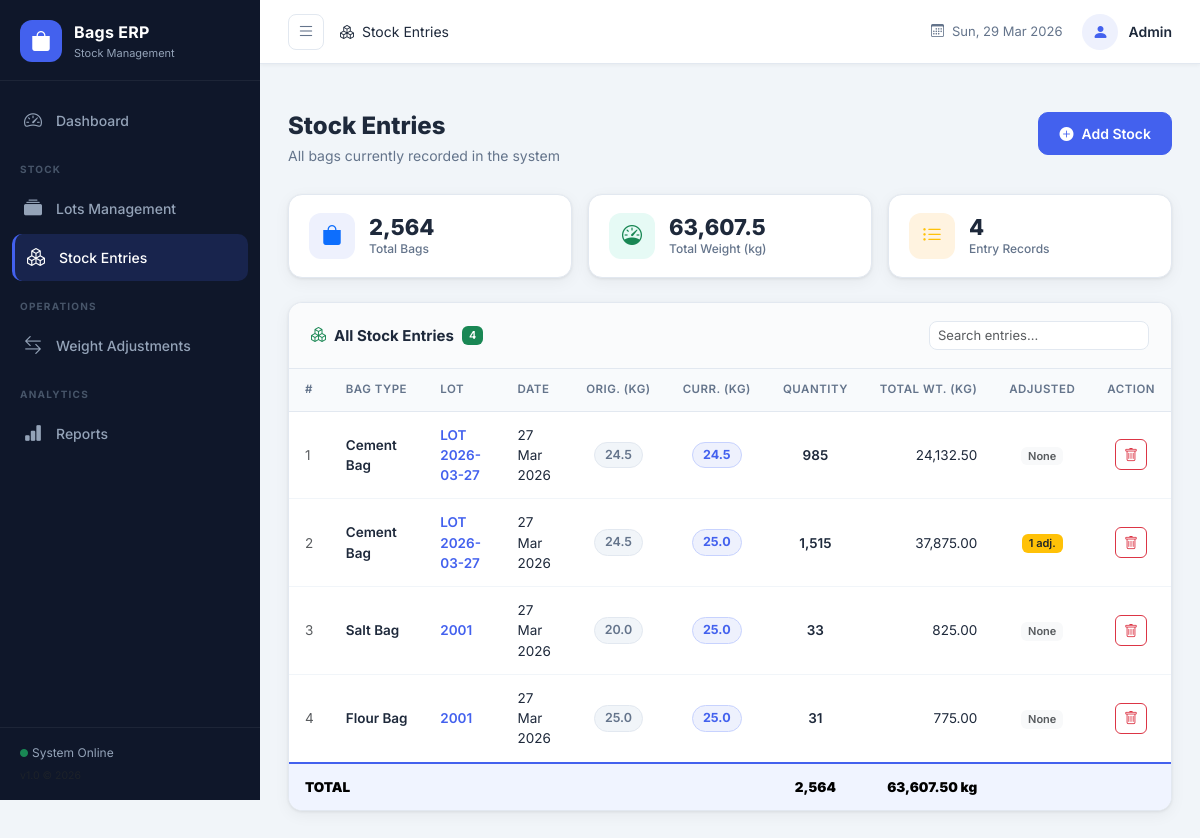
The app's page /stock with its own data.
### models.py (models this page shows, shortened)
class StockEntry(db.Model):
    __tablename__ = 'stock_entries'
    id = db.Column(db.Integer, primary_key=True)
    lot_id = db.Column(db.Integer, db.ForeignKey('lots.id'), nullable=False)
    bag_type = db.Column(db.String(100), nullable=False)
    original_weight = db.Column(db.Float, nullable=False)   # per bag weight when received
    current_weight = db.Column(db.Float, nullable=False)    # per bag weight after adjustment
    quantity = db.Column(db.Integer, nullable=False)
    date_entry = db.Column(db.Date, nullable=False, default=datetime.utcnow)
    notes = db.Column(db.Text)
    created_at = db.Column(db.DateTime, default=datetime.utcnow)
    adjustments = db.relationship('WeightAdjustment', backref='entry', lazy=True, cascade='all, delete-orphan')
    @property
    def total_weight(self):
        return self.current_weight * self.quantity

class Lot(db.Model):
    __tablename__ = 'lots'
    id = db.Column(db.Integer, primary_key=True)
    lot_number = db.Column(db.String(50), unique=True, nullable=False)
    supplier = db.Column(db.String(100))
    date_received = db.Column(db.Date, nullable=False, default=datetime.utcnow)
    notes = db.Column(db.Text)
    created_at = db.Column(db.DateTime, default=datetime.utcnow)
    entries = db.relationship('StockEntry', backref='lot', lazy=True, cascade='all, delete-orphan')

### app.py (the view)
@app.route('/stock')
def stock_list():
    entries = StockEntry.query.order_by(StockEntry.created_at.desc()).all()
    return render_template('stock_list.html', entries=entries)

### templates/stock_list.html (shortened to what this page needs)
{% extends 'base.html' %}
{% block breadcrumb %}<i class="bi bi-boxes me-1"></i> Stock Entries{% endblock %}
{% block content %}
<div class="page-header">
  <div>
    <h1 class="page-title">Stock Entries</h1>
    <p class="page-subtitle">All bags currently recorded in the system</p>
  </div>
  <a href="{{ url_for('add_stock') }}" class="btn btn-primary btn-action">
    <i class="bi bi-plus-circle-fill me-2"></i>Add Stock
  </a>
</div>
{% set total_qty = entries | sum(attribute='quantity') %}
{% set total_wt  = entries | map(attribute='total_weight') | list %}
<div class="row g-3 mb-4">
  <div class="col-md-4">
    <div class="mini-kpi">
      <div class="mini-kpi-icon bg-blue-soft"><i class="bi bi-bag-fill text-primary"></i></div>
      <div>
        <div class="mini-kpi-value">{{ "{:,}".format(total_qty) }}</div>
        <div class="mini-kpi-label">Total Bags</div>
      </div>
    </div>
  </div>
  <div class="col-md-4">
    <div class="mini-kpi">
      <div class="mini-kpi-icon bg-green-soft"><i class="bi bi-speedometer text-success"></i></div>
      <div>
        <div class="mini-kpi-value">{{ "{:,.1f}".format(entries | sum(attribute='total_weight')) }}</div>
        <div class="mini-kpi-label">Total Weight (kg)</div>
      </div>
    </div>
  </div>
  <div class="col-md-4">
    <div class="mini-kpi">
      <div class="mini-kpi-icon bg-orange-soft"><i class="bi bi-list-ul text-warning"></i></div>
      <div>
        <div class="mini-kpi-value">{{ entries | length }}</div>
        <div class="mini-kpi-label">Entry Records</div>
      </div>
    </div>
  </div>
</div>
<div class="card-custom">
  <div class="card-custom-header">
    <h5 class="card-custom-title">
      <i class="bi bi-boxes me-2 text-success"></i>All Stock Entries
      <span class="badge bg-success ms-2">{{ entries | length }}</span>
    </h5>
    <div class="search-box">
      <input type="text" id="stockSearch" class="form-control form-control-sm" placeholder="Search entries...">
    </div>
  </div>
  <div class="card-custom-body p-0">
    {% if entries %}
    <div class="table-responsive">
      <table class="table table-custom mb-0" id="stockTable">
        <thead>
          <tr>
            <th>#</th>
            <th>Bag Type</th>
            <th>Lot</th>
            <th>Date</th>
            <th class="text-center">Orig. (kg)</th>
            <th class="text-center">Curr. (kg)</th>
            <th class="text-center">Quantity</th>
            <th class="text-end">Total Wt. (kg)</th>
            <th class="text-center">Adjusted</th>
            <th class="text-center">Action</th>
          </tr>
        </thead>
        <tbody>
          {% for entry in entries %}
          <tr>
            <td class="text-muted">{{ loop.index }}</td>
            <td class="fw-semibold">{{ entry.bag_type }}</td>
            <td>
              <a href="{{ url_for('lot_detail', lot_id=entry.lot_id) }}" class="lot-link">
                {{ entry.lot.lot_number }}
              </a>
            </td>
            <td>{{ entry.date_entry.strftime('%d %b %Y') }}</td>
            <td class="text-center">
              <span class="weight-badge-gray">{{ entry.original_weight }}</span>
            </td>
            <td class="text-center">
              <span class="weight-badge {% if entry.current_weight < entry.original_weight %}weight-reduced{% endif %}">
                {{ entry.current_weight }}
              </span>
            </td>
            <td class="text-center fw-semibold">{{ "{:,}".format(entry.quantity) }}</td>
            <td class="text-end">{{ "{:,.2f}".format(entry.total_weight) }}</td>
            <td class="text-center">
              {% if entry.adjustments %}
              <span class="badge bg-warning text-dark">{{ entry.adjustments | length }} adj.</span>
              {% else %}
              <span class="badge bg-light text-muted">None</span>
              {% endif %}
            </td>
            <td class="text-center">
              <form method="POST" action="{{ url_for('delete_stock', entry_id=entry.id) }}"
                    style="display:inline"
                    onsubmit="return confirm('Delete this stock entry?')">
                <button class="btn btn-sm btn-outline-danger" title="Delete">
                  <i class="bi bi-trash"></i>
                </button>
              </form>
            </td>
          </tr>
          {% endfor %}
        </tbody>
        <tfoot>
          <tr class="table-total-row">
            <td colspan="6"><strong>TOTAL</strong></td>
            <td class="text-center"><strong>{{ "{:,}".format(total_qty) }}</strong></td>
            <td class="text-end"><strong>{{ "{:,.2f}".format(entries | sum(attribute='total_weight')) }} kg</strong></td>
            <td colspan="2"></td>
          </tr>
        </tfoot>
      </table>
    </div>
    {% endif %}
  </div>
</div>
{% endblock %}

### static/css/style.css (style rules this page uses)
:root { --sidebar-width: 260px; --sidebar-bg: #0f172a; --sidebar-text: #94a3b8; --sidebar-active: #4361ee; --topbar-height: 64px; --primary: #4361ee; --primary-soft: #eef1fd; --success: #06d6a0; --warning: #fb8500; --danger: #ef233c; --purple: #8338ec; --info: #118ab2; --bg-main: #f1f5f9; --card-bg: #ffffff; --border: #e2e8f0; --text-main: #1e293b; --text-muted: #64748b; --radius: 14px; --radius-sm: 8px; --shadow: 0 1px 3px rgba(0,0,0,0.07), 0 4px 16px rgba(0,0,0,0.05); --shadow-md: 0 4px 24px rgba(0,0,0,0.10); }
* { box-sizing: border-box; margin: 0; padding: 0; }
body { font-family: 'Inter', sans-serif; background: var(--bg-main); color: var(--text-main); font-size: 14px; }
.page-header { display: flex; align-items: flex-start; justify-content: space-between; margin-bottom: 28px; flex-wrap: wrap; gap: 16px; }
.page-title { font-size: 24px; font-weight: 800; color: var(--text-main); margin: 0 0 4px; }
.page-subtitle { color: var(--text-muted); font-size: 14px; margin: 0; }
.btn-action { border-radius: 10px; padding: 10px 20px; font-weight: 600; font-size: 14px; }
.mini-kpi { background: var(--card-bg); border-radius: var(--radius); padding: 18px 20px; display: flex; align-items: center; gap: 14px; box-shadow: var(--shadow); border: 1px solid var(--border); }
.mini-kpi-icon { width: 46px; height: 46px; border-radius: 12px; display: flex; align-items: center; justify-content: center; font-size: 20px; flex-shrink: 0; }
.bg-blue-soft { background: #eef1fd; }
.bg-green-soft { background: #e6faf5; }
.bg-orange-soft { background: #fff3e0; }
.mini-kpi-value { font-size: 22px; font-weight: 800; color: var(--text-main); line-height: 1.2; }
.mini-kpi-label { font-size: 12px; color: var(--text-muted); font-weight: 500; }
.card-custom { background: var(--card-bg); border-radius: var(--radius); box-shadow: var(--shadow); border: 1px solid var(--border); overflow: hidden; }
.card-custom-header { display: flex; align-items: center; justify-content: space-between; padding: 18px 22px; border-bottom: 1px solid var(--border); background: #fafbfc; flex-wrap: wrap; gap: 10px; }
.card-custom-title { font-size: 15px; font-weight: 700; color: var(--text-main); margin: 0; display: flex; align-items: center; }
.card-custom-body { padding: 22px; }
.table-custom { font-size: 13.5px; border-collapse: separate; border-spacing: 0; }
.table-custom thead th { background: #f8fafc; color: var(--text-muted); font-weight: 600; font-size: 11.5px; text-transform: uppercase; letter-spacing: 0.5px; padding: 12px 16px; border-bottom: 1px solid var(--border); white-space: nowrap; }
.table-custom tbody td { padding: 13px 16px; border-bottom: 1px solid #f1f5f9; vertical-align: middle; color: var(--text-main); }
.table-custom tbody tr:last-child td { border-bottom: none; }
.table-total-row td { background: #f0f4ff !important; border-top: 2px solid var(--primary) !important; border-bottom: none !important; padding: 13px 16px; font-weight: 600; }
.weight-badge { display: inline-block; background: #eef1fd; color: var(--primary); border: 1px solid #c7d2fe; padding: 3px 10px; border-radius: 20px; font-size: 12.5px; font-weight: 700; }
.weight-badge-gray { display: inline-block; background: #f1f5f9; color: #64748b; border: 1px solid var(--border); padding: 3px 10px; border-radius: 20px; font-size: 12.5px; font-weight: 600; }
.lot-link { color: var(--primary); text-decoration: none; font-weight: 600; transition: color 0.2s; }
.search-box input { border-radius: 8px; min-width: 220px; border-color: var(--border); font-size: 13px; }
.btn-primary { background: var(--primary); border-color: var(--primary); border-radius: 10px; font-weight: 600; }
.btn-outline-danger { border-radius: 8px; }
.btn-sm { border-radius: 6px !important; }
.badge { font-weight: 600; font-size: 11px; }

### records on screen
StockEntry: bag_type "Cement Bag", lot.lot_number "LOT 2026-03-27", date_entry "27 Mar 2026", original_weight "24.5", current_weight "24.5", quantity "985", total_weight "24,132.50", shows "None"
StockEntry: bag_type "Cement Bag", lot.lot_number "LOT 2026-03-27", date_entry "27 Mar 2026", original_weight "24.5", current_weight "25.0", quantity "1,515", total_weight "37,875.00", adjustments|length "1"
StockEntry: bag_type "Salt Bag", lot.lot_number "2001", date_entry "27 Mar 2026", original_weight "20.0", current_weight "25.0", quantity "33", total_weight "825.00", shows "None"
StockEntry: bag_type "Flour Bag", lot.lot_number "2001", date_entry "27 Mar 2026", original_weight "25.0", current_weight "25.0", quantity "31", total_weight "775.00", shows "None"

### other values on screen
{{ "{:,}".format(total_qty) }} "2,564"
{{ "{:,.1f}".format(entries | sum(attribute='total_weight')) }} "63,607.5"
{{ entries | length }} "4"
{{ "{:,.2f}".format(entries | sum(attribute='total_weight')) }} "63,607.50"
